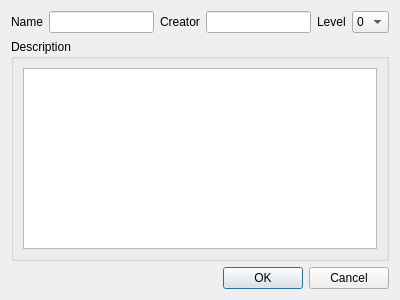
<?xml version="1.0" encoding="UTF-8"?>
<ui version="4.0">
 <class>QxSaveDialog</class>
 <widget class="QDialog" name="QxSaveDialog">
  <property name="geometry">
   <rect>
    <x>0</x>
    <y>0</y>
    <width>400</width>
    <height>300</height>
   </rect>
  </property>
  <property name="windowTitle">
   <string>Dialog</string>
  </property>
  <layout class="QVBoxLayout" name="verticalLayout">
   <item>
    <layout class="QHBoxLayout" name="horizontalLayout">
     <item>
      <widget class="QLabel" name="label">
       <property name="text">
        <string>Name</string>
       </property>
      </widget>
     </item>
     <item>
      <widget class="QLineEdit" name="name"/>
     </item>
     <item>
      <widget class="QLabel" name="label_2">
       <property name="text">
        <string>Creator</string>
       </property>
      </widget>
     </item>
     <item>
      <widget class="QLineEdit" name="creator"/>
     </item>
     <item>
      <widget class="QLabel" name="label_3">
       <property name="text">
        <string>Level</string>
       </property>
      </widget>
     </item>
     <item>
      <widget class="QComboBox" name="level">
       <item>
        <property name="text">
         <string>0</string>
        </property>
       </item>
       <item>
        <property name="text">
         <string>1</string>
        </property>
       </item>
       <item>
        <property name="text">
         <string>2</string>
        </property>
       </item>
      </widget>
     </item>
    </layout>
   </item>
   <item>
    <widget class="QGroupBox" name="groupBox">
     <property name="title">
      <string>Description</string>
     </property>
     <layout class="QGridLayout" name="gridLayout">
      <item row="0" column="0">
       <widget class="QTextEdit" name="description"/>
      </item>
     </layout>
    </widget>
   </item>
   <item>
    <widget class="QDialogButtonBox" name="buttonBox">
     <property name="orientation">
      <enum>Qt::Horizontal</enum>
     </property>
     <property name="standardButtons">
      <set>QDialogButtonBox::Cancel|QDialogButtonBox::Ok</set>
     </property>
    </widget>
   </item>
  </layout>
 </widget>
 <resources/>
 <connections>
  <connection>
   <sender>buttonBox</sender>
   <signal>accepted()</signal>
   <receiver>QxSaveDialog</receiver>
   <slot>accept()</slot>
   <hints>
    <hint type="sourcelabel">
     <x>248</x>
     <y>254</y>
    </hint>
    <hint type="destinationlabel">
     <x>157</x>
     <y>274</y>
    </hint>
   </hints>
  </connection>
  <connection>
   <sender>buttonBox</sender>
   <signal>rejected()</signal>
   <receiver>QxSaveDialog</receiver>
   <slot>reject()</slot>
   <hints>
    <hint type="sourcelabel">
     <x>316</x>
     <y>260</y>
    </hint>
    <hint type="destinationlabel">
     <x>286</x>
     <y>274</y>
    </hint>
   </hints>
  </connection>
 </connections>
</ui>
